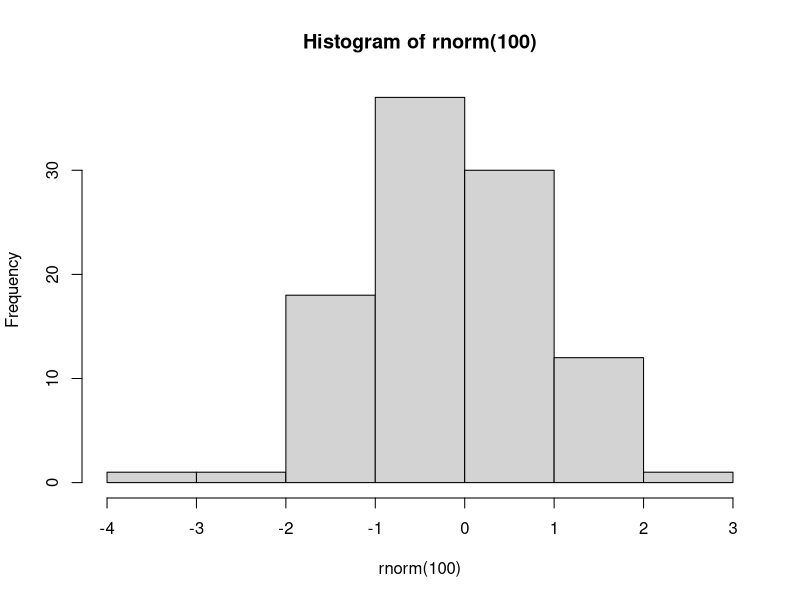
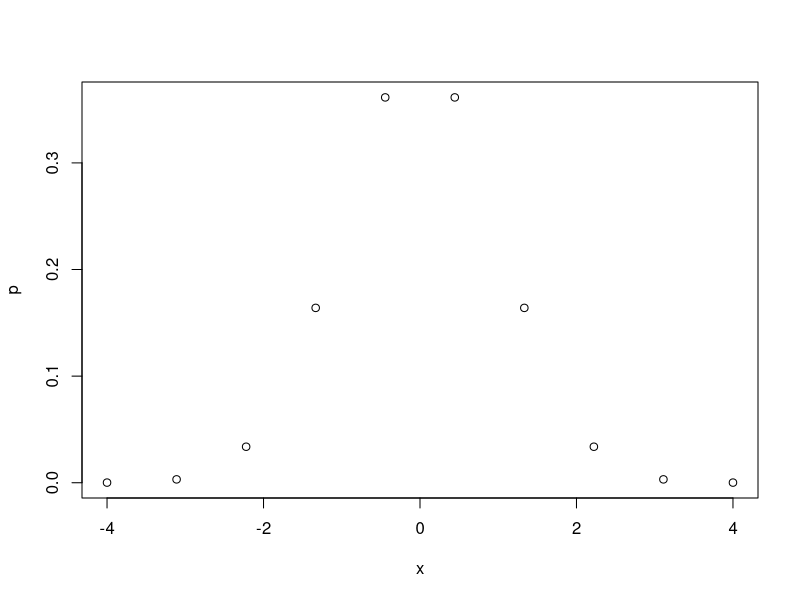
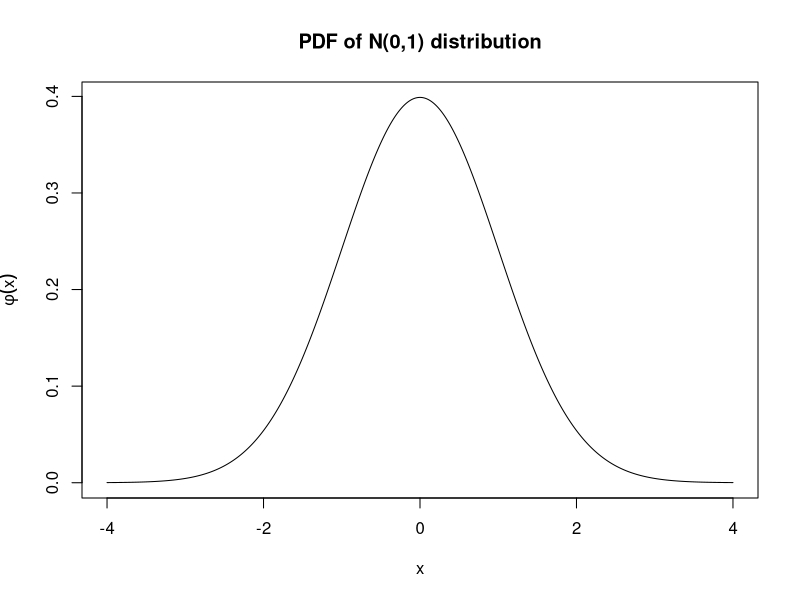

Source code (R) for these figures, in order:
## ---- chunk 1
knitr::opts_chunk$set(echo = TRUE,
                      prompt = FALSE,
                      tidy = TRUE,
                      collapse = TRUE)
library("tidyverse")
## ---- chunk 2
print("Hello world!")
## ---- chunk 3
# This is a comment. R ignores everything in a line after the "#"
4+5
## ---- chunk 4
sqrt(4+5)
## ---- chunk 5
# This expression has a side effect
# It causes R to plot a histogram of 100 N(0,1) random numbers
hist(rnorm(100))
## ---- chunk 6
# This will cause the variable x to take on the value 2
x <- 2
# We can then use x in any expression
y <- x + 1
print(y)
# We can change the value of x at any time
x <- 0
# But this will not change the result of any previous calculations
print(y)
## ---- chunk 7
x <- 5
print(x) 
x
## ---- chunk 8
fruits <- c("Avocado","Banana","Cantaloupe")
print(fruits)
## ---- chunk 9
# REP repeats something a particular number of times (like Excel's Fill tool)
ones <- rep(1,times=10)
print(ones)
# SEQ creates a sequence (like Excel's Series tool)
evens <- seq(from=2,to=20,by=2)
print(evens)
# You can also create a sequence with the : operator:
print(1:10)
## ---- chunk 10
# This command subtracts 1 from every element in evens
odds <- evens - ones
print(odds)
# This command does the same
odds <- evens - 1
print(odds)
## ---- chunk 11
# You can give a single index
# evens[2] is the 2nd element in evens
x <- evens[2]
print(x)
# You can give a vector of indices
# evens[c(2,5)] is a vector containing the 2nd and 5th element in evens 
x <- evens[c(2,5)]
print(x)
# You can give a range of indices
# evens[2:5] is a vector containing the 2nd, 3rd, 4th and 5th element in evens 
x <- evens[2:5]
print(x)
## ---- chunk 12
print(evens)
# This creates a vector of the same length as evens, that contains TRUE
# for all values less than 10, and FALSE for all other values
lessthan10 <- (evens < 10)
print(lessthan10)
# This creates a vector that includes only those elements of evens
# for which forexample is TRUE
x <- evens[lessthan10]
print(x)
# This is a quicker way of accomplishing the same result
x <- evens[evens < 10]
print(x)
## ---- chunk 13
x <- evens
print(x)
# This assigns the number 1000 to the 2nd element in x
x[2] <- 1000
print(x)
## ---- chunk 14
everything <- list(fruits,evens,odds)
print(everything)
## ---- chunk 15
everything <- list(fruits=fruits,evens=evens,odds=odds)
print(everything)
## ---- chunk 16
print(everything[[2]])
## ---- chunk 17
print(everything[["evens"]])
print(everything$fruits)
## ---- chunk 18
# There is no element in everything called "allnumbers" 
everything$allnumbers <- c(evens,odds)
# But now there is...
print(everything)
## ---- chunk 19
print(attributes(fruits))
print(attributes(evens))
print(attributes(everything))
## ---- chunk 20
   y <- print("Hello world")
   print(y)
## ---- chunk 21
# These two statements are equivalent
2 + 2
sum(2,2)
## ---- chunk 22
# Basic arithmetic operators
2 + 3
2 - 3
2 * 3
2 / 3
2 ^ 3
# Comparison operators
2 < 3
2 == 3
2 > 3
# Logical operators
2 == 3 & 2 < 3 # this is logical AND
2 == 3 | 2 < 3 # this is logical OR
## ---- chunk 23
# These two statments are equivalent:
x <- 2
assign(y,2)
print(x)
print(y)
# The assign function returns its own value, so you can do this:
x <- y <- 3
print(x)
print(y)
## ---- chunk 24
   # ? seq
## ---- chunk 25
   x <- seq(from=-4,to=4,length.out=10)
   print(x)
## ---- chunk 26
   p <- dnorm(x)
   print(p)
## ---- chunk 27
   plot(x,p)
## ---- chunk 28
x <- seq(from=-4,to=4,length.out=1000)
p <- dnorm(x)
plot(x,p,type="l",ylab=expression(phi(x)),main="PDF of N(0,1) distribution")
